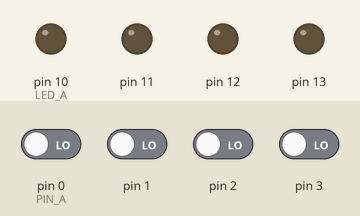
A sketch run on a simulated Arduino Uno, built with avr-gcc and run on an emulated ATmega328P. On the bench: output pins drawn as LEDs (lit = HIGH). The inputs (shaded band) are chosen by the test bench; at power-on: pin 0 (PIN_A), pin 1–3 LOW.

Above: at 1.2 s.
1.3 s: pin 0 (PIN_A) driven HIGH
At 1.6 s:
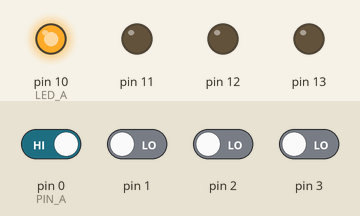
2.8 s: pin 1 driven HIGH
At 3.9 s:
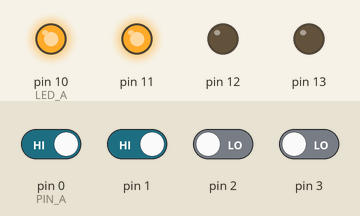
4.3 s: pin 2 driven HIGH
At 5.1 s:
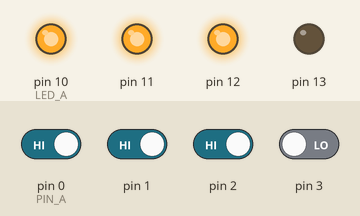
5.8 s: pin 3 driven HIGH
At 6.2 s:
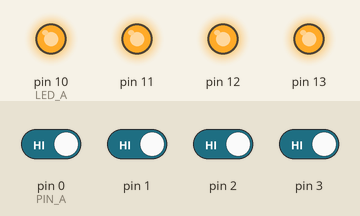
7.3 s: pin 0 (PIN_A) driven LOW
At 8.5 s:
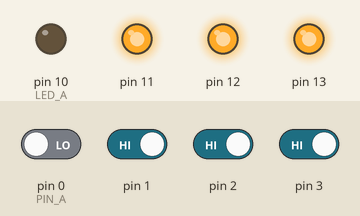
8.8 s: pin 1 driven LOW
At 9.7 s:
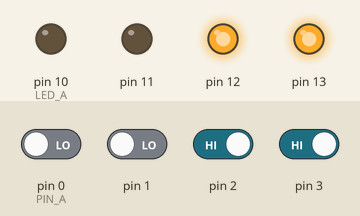
Timing chart, 0 to 11.3 s (numbered marks = the images above; inputs shaded):
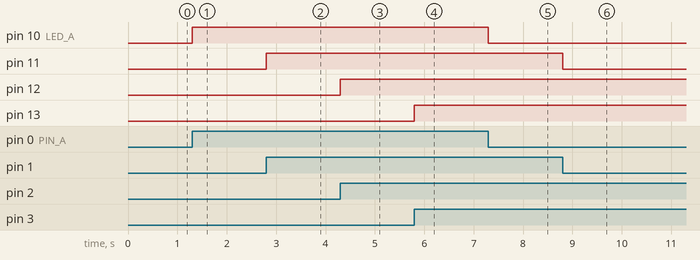

The sketch:

entrada_pin.ino
```cpp
#define LED_A 10
#define PIN_A 0

void setup() {
  pinMode(LED_A, OUTPUT);
  pinMode(11, OUTPUT);
  pinMode(12, OUTPUT);
  pinMode(13, OUTPUT);
  pinMode(PIN_A, INPUT);
  pinMode(1, INPUT);
  pinMode(2,INPUT);
  pinMode(3, INPUT);
}

void loop() {
// put your main code here, to run repeatedly:
  int boton1 =digitalRead(PIN_A);
  int boton2=digitalRead(1);
  int boton3 =digitalRead(2);
  int boton4 =digitalRead(3);
  digitalWrite(LED_A, boton1);
  digitalWrite(11, boton2);
  digitalWrite(12, boton3);
  digitalWrite(13, boton4);
}
```

Measured:
- after the input at 1.3 s, pin 10 (LED_A): LOW → HIGH at once
- after the input at 2.8 s, pin 11: LOW → HIGH at once
- after the input at 4.3 s, pin 12: LOW → HIGH at once
- after the input at 5.8 s, pin 13: LOW → HIGH at once
- after the input at 7.3 s, pin 10 (LED_A): HIGH → LOW at once
- after the input at 8.8 s, pin 11: HIGH → LOW at once
